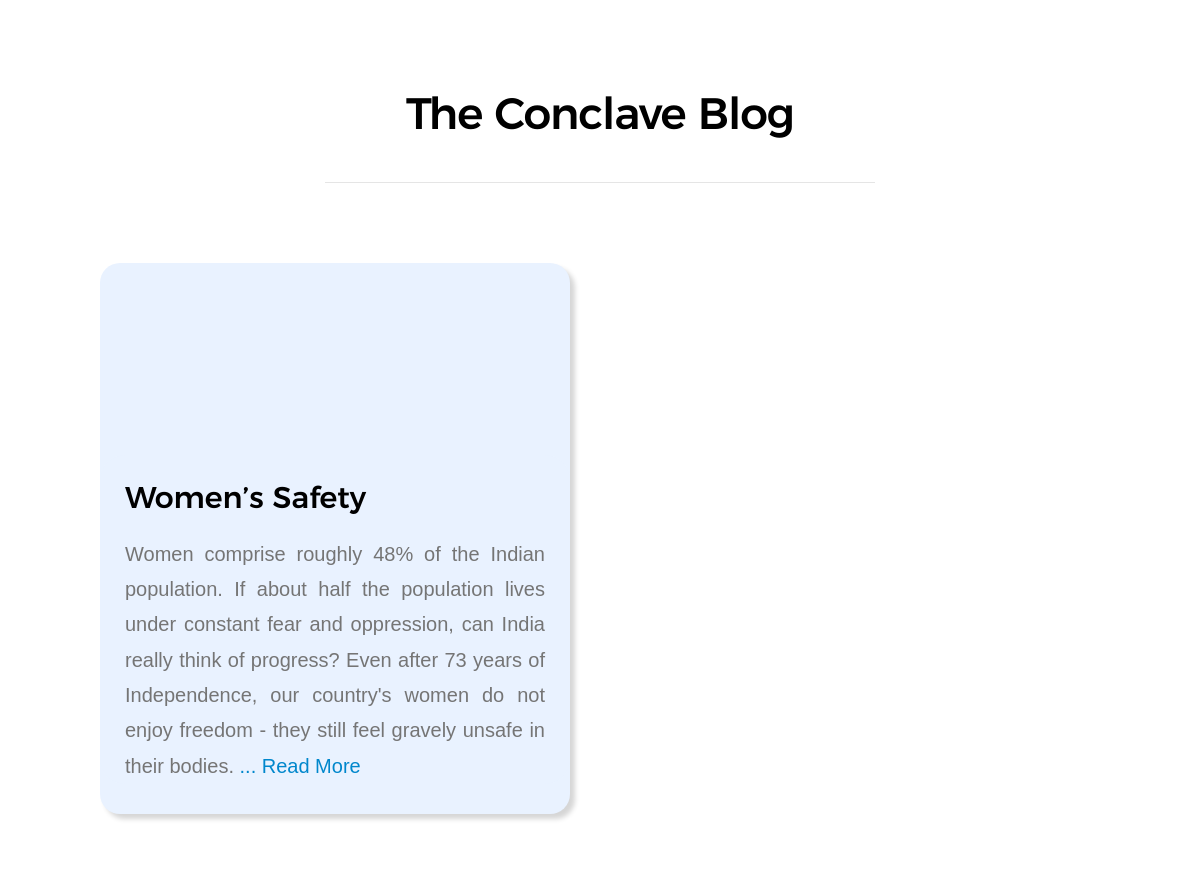
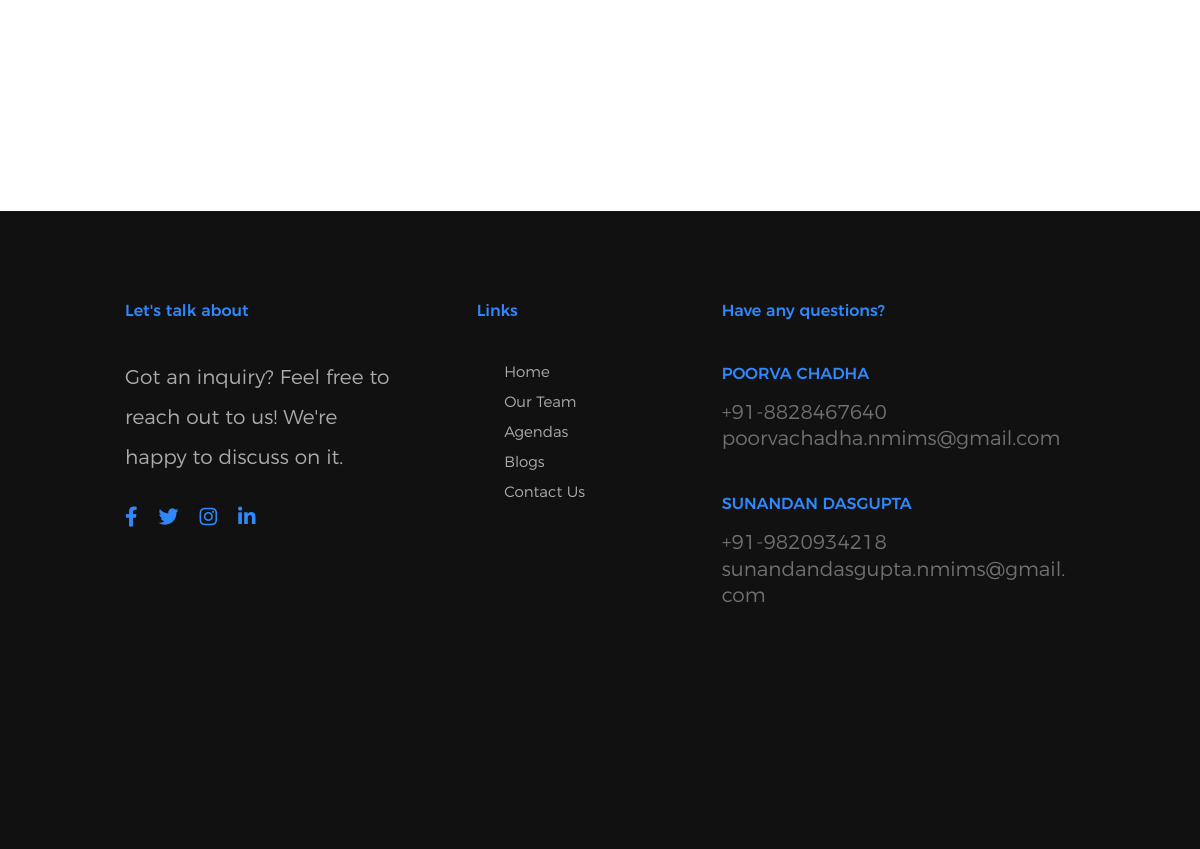
/blogs/ (lower part), run on an earlier commit of the app's database (2 pictures, top to bottom).
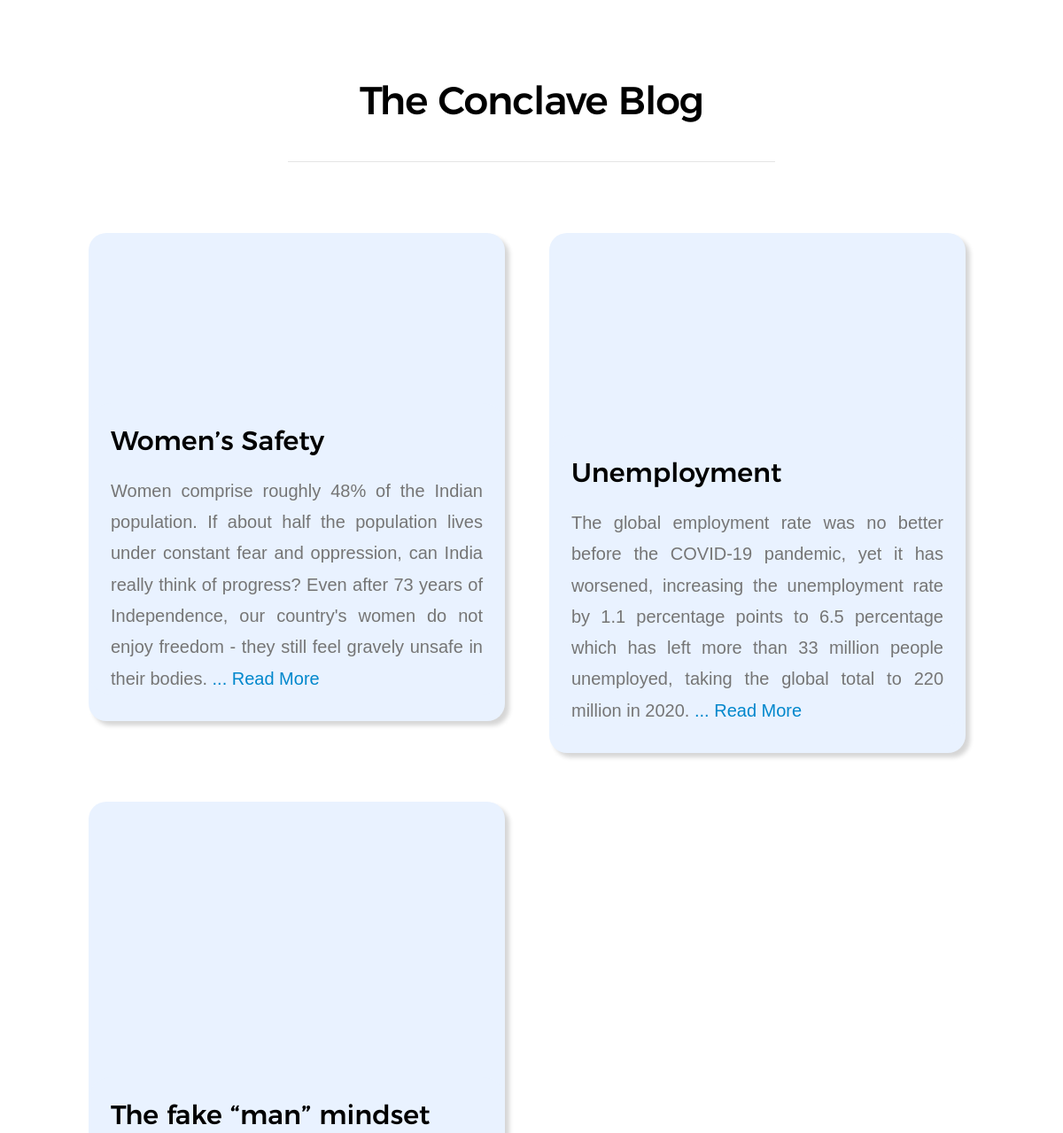
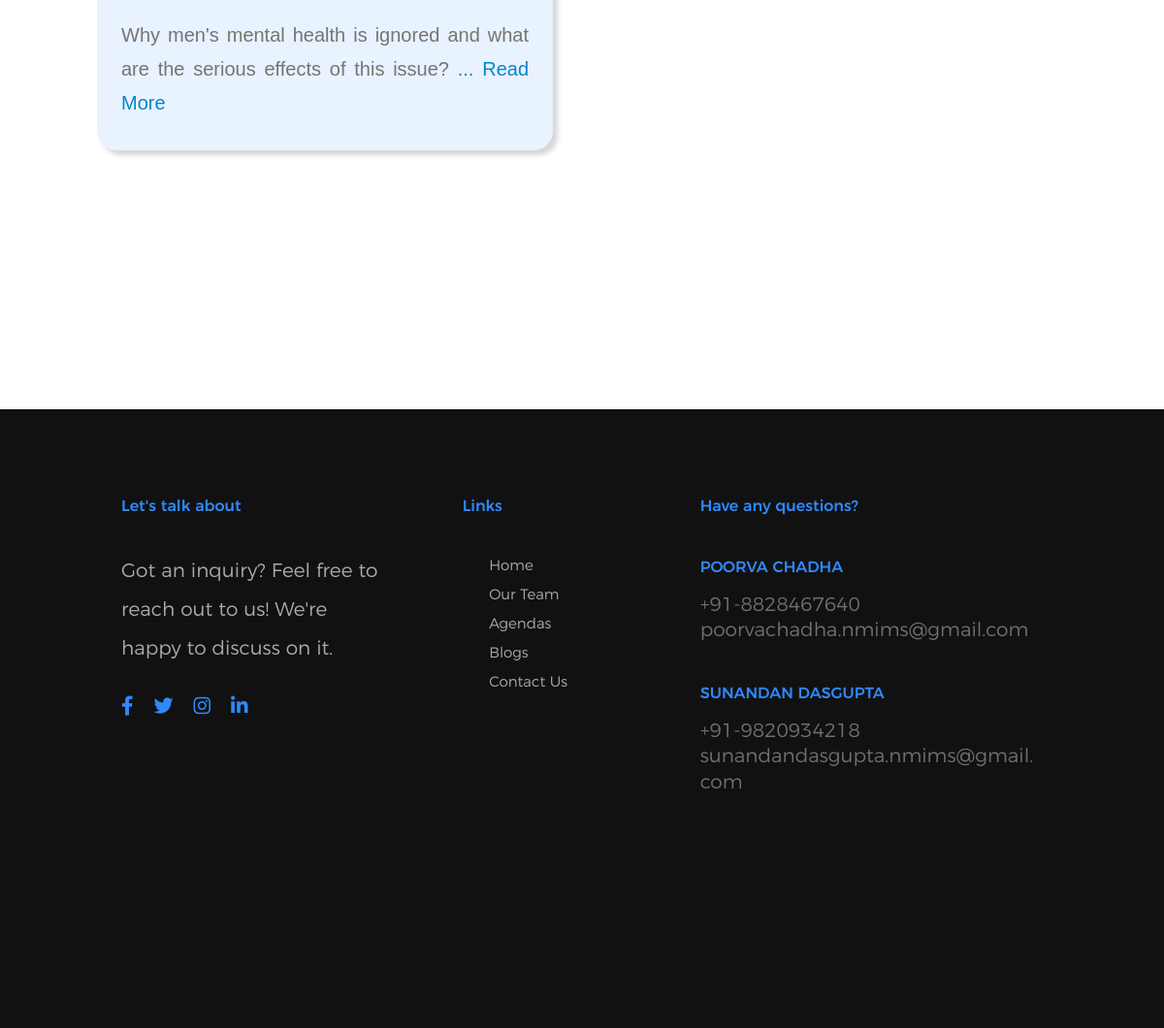
And on a later commit of the database (2 pictures, top to bottom).
### blogs/models.py (models this page shows, shortened)
class Blog(models.Model):
    title = models.CharField(max_length=2000000000,  default="", blank=False)
    shortTitle = models.CharField(
        max_length=2000000000,  default="", blank=False)
    introPara = models.TextField(default="", blank=False)
    slug = models.CharField(max_length=2000000000,  default="", blank=False)
    introimage = models.TextField(default="", blank=False)

### blogs/views.py (the view)
# urls.py: path('', views.allblog, name="allblog"),
def allblog(request):
    allblogs = Blog.objects.all()
    return render(request, 'blogs/allblogs.html', {'allblogs': allblogs})

### blogs/templates/blogs/allblogs.html (shortened to what this page needs)
{% load static %}
<!DOCTYPE html>
<html class="no-js" lang="en">
<head>
  <link rel="stylesheet" href="https://cdnjs.cloudflare.com/ajax/libs/font-awesome/5.15.2/css/all.min.css"
 />
  <link rel="stylesheet" href="{% static 'css/base.css' %}">
  <link rel="stylesheet" href="{% static 'css/vendor.css' %}">
  <link rel="stylesheet" href="{% static 'css/main.css' %}">
  <link rel="stylesheet" href="{% static 'css/nav.css' %}">
  <link rel="stylesheet" href="{% static 'css/blogscss.css' %}">
</head>
<body id="top">
  <section id="services" class="s-services">
    <div class="row section-header has-bottom-sep" data-aos="fade-up">
      <div class="col-full">
        <h1 class="display-2">The Conclave Blog</h1>
      </div>
    </div>
    <div class="row services-list block-1-2 block-tab-full" id="remblock">
      {% for allblog in allblogs %}
      <div class="col-block service-item" data-aos="fade-up">
        <div class="service-icon">
          <img src="{% static 'images/' %}{{allblog.introimage}}">
        </div>
        <div class="service-text">
          <h3 class="h2">{{allblog.shortTitle}}</h3>
            <p>{{allblog.introPara}}
                <a href="https://socialconclave.com/blogs/{{allblog.slug}}">... Read More</a>
          </p>
        </div>
      </div>
      {% endfor %}
    </div>
  </section>
    <footer>
        <div class="row footer-main">
            <div class="col-four tab-full left footer-subscribe">
                <h4>Let's talk about</h4>
                <p>Got an inquiry? Feel free to reach out to us! We're happy to discuss on it.</p>
                <ul class="contact-social">
                    <li>
                        <a href="https://facebook.com/socialconclave"><i class="fab fa-facebook-f"
                                aria-hidden="true"></i></a>
                    </li>
                    <li>
                        <a href="https://twitter.com/social_conclave"><i class="fab fa-twitter"
                                aria-hidden="true"></i></a>
                    </li>
                    <li>
                        <a href="https://instagram.com/socialconclave"><i class="fab fa-instagram"
                                aria-hidden="true"></i></a>
                    </li>
                    <li>
                        <a href="https://www.linkedin.com/company/socialconclave/"><i class="fab fa-linkedin-in"
                                aria-hidden="true"></i></a>
                    </li>
                </ul>
            </div>
            <div class="col-three tab-full right footer-desc">
                <h4>Links</h4>
                <ul>
                    <li><a class="smoothscroll" href="https://www.socialconclave.com/">Home</a></li>
                    <li><a href="{% url 'core:overTheYears' %}">Our Team</a></li>
                    <li><a href="{% url 'core:agendas' %}" title="agendas">Agendas</a></li>
                    <li><a href="{% url 'blogs:allblog' %}">Blogs</a></li>
                    <li><a href="https://www.socialconclave.com/#contact">Contact Us</a></li>
                </ul>
            </div>
            <div class="col-five tab-full right footer-subscribe">
                <h4>Have any questions?</h4>
                <div class="cinfo-footer">
                    <h5>POORVA CHADHA</h5>
                    <p>
                        <a href="tel:+918828467640">+91-8828467640</a><br>
                        <a href="mailto:spoorvachadha.nmims@gmail.com">poorvachadha.nmims@gmail.com</a>
                    </p>
                </div>
                <div class="cinfo-footer">
                    <h5>SUNANDAN DASGUPTA</h5>
                    <p>
                        <a href="tel:+919820934218">+91-9820934218</a><br>
                        <a href="mailto:sunandandasgupta.nmims@gmail.com">sunandandasgupta.nmims@gmail.com</a>
                    </p>
                </div>
            </div>
        </div>
    </footer>
</body>
</html>

### main/static/css/base.css (style rules this page uses)
html { font-family: sans-serif; line-height: 1.15; -ms-text-size-adjust: 100%; -webkit-text-size-adjust: 100%; }
body { margin: 0; }
article, aside, footer, header, nav, section { display: block; }
h1 { font-size: 2em; margin: 0.67em 0; }
a { background-color: transparent; -webkit-text-decoration-skip: objects; }
img { border-style: none; }
html { font-size: 62.5%; box-sizing: border-box; }
*, *::before, *::after { box-sizing: inherit; }
body { font-weight: 400; line-height: 1; word-wrap: break-word; text-rendering: optimizeLegibility; -webkit-overflow-scrolling: touch; -webkit-text-size-adjust: none; }
body, input, button { -moz-osx-font-smoothing: grayscale; -webkit-font-smoothing: antialiased; }
img, video { max-width: 100%; height: auto; }
div, dl, dt, dd, ul, ol, li, h1, h2, h3, h4, h5, h6, pre, form, p, blockquote, th, td { margin: 0; padding: 0; }
h1, h2, h3, h4, h5, h6 { -webkit-font-smoothing: auto; -webkit-font-smoothing: antialiased; -webkit-font-variant-ligatures: common-ligatures; -moz-font-variant-ligatures: common-ligatures; font-variant-ligatures: common-ligatures; text-rendering: optimizeLegibility; }
em, i { font-style: italic; line-height: inherit; }
ol, ul { list-style: none; }
li { display: block; }
a { text-decoration: none; line-height: inherit; }
.row { width: 94%; max-width: 1200px; margin: 0 auto; }
.row:after { content: ""; display: table; clear: both; }
[class*="col-"] { float: left; padding: 0 20px; }
.col-three, .col-1-4 { width: 25%; }
.col-four, .col-1-3 { width: 33.33333%; }
.col-five { width: 41.66667%; }
.col-twelve, .col-full { width: 100%; }
@media only screen and (max-width: 1200px) { [class*="col-"] { padding: 0 15px; } }
[class*="block-"]:after { content: ""; display: table; clear: both; }
.block-1-2 .col-block { width: 47%; }
.block-1-6 .col-block:nth-child(6n + 1), .block-1-5 .col-block:nth-child(5n + 1), .block-1-4 .col-block:nth-child(4n + 1), .block-1-3 .col-block:nth-child(3n + 1), .block-1-2 .col-block:nth-child(2n + 1) { clear: both; }

### main/static/css/blogscss.css (style rules this page uses)
p { font-size: 2rem; }
.row { margin: 0 auto 80px auto !important; }

### blogs/templates/blogs/allblogs.html (style rules this page uses)
.services-list .service-text { height: unset !important; }

What changed in the data, as far as the page shows it:
added Blog: introimage (picture), shortTitle "Unemployment", introPara "The global employment rate was no better before the COVID-19 pandemic, yet it has worsened, increasing the unemployment rate by 1.1 percentage points to 6.5 percentage which has left more than 33 million people unemployed, taking the global total to 220 million in 2020."
added Blog: introimage (picture), shortTitle "The fake “man” mindset", introPara "Why men's mental health is ignored and what are the serious effects of this issue?"
